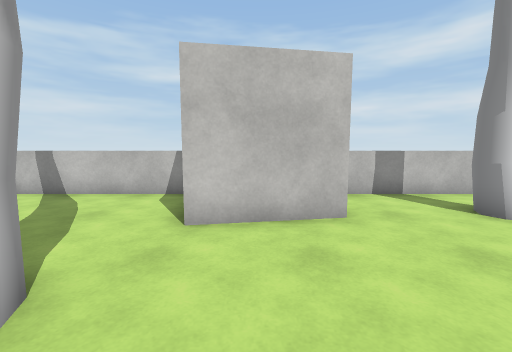
View 1 (above)

16 first-person views from a walk through a Unity game level. The camera is 1.3 m above the floor, tilts 6° down and sees 90° across. The floor is counted in squares, 1 m on a side. Each view is taken from the middle of a square. On the plan, view 1 faces up. The plan holds only what a view shows up to about 13 squares ahead; the rest is blank. The player character is not drawn. Some surface patterns are stand-ins.

View 2
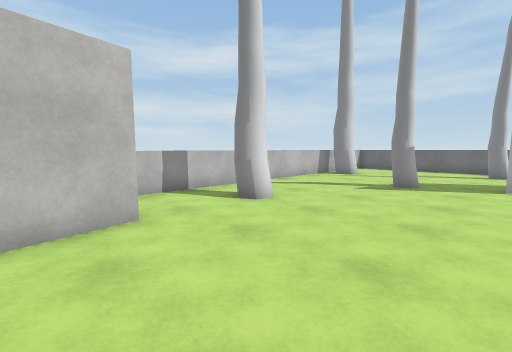

View 3
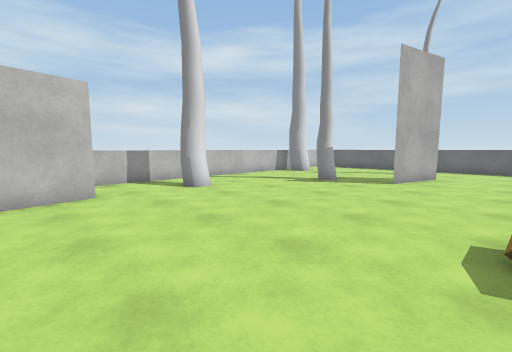

View 4
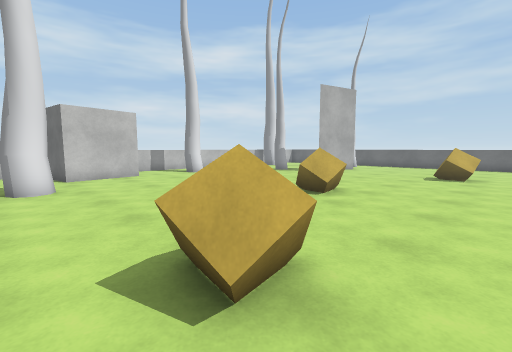

View 5
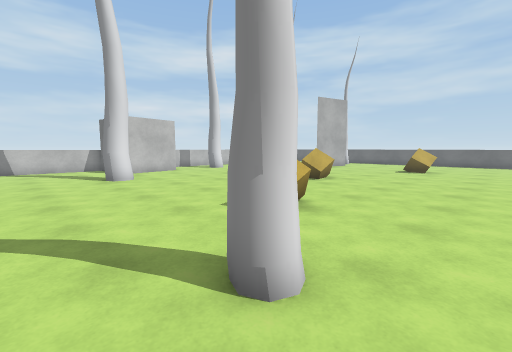

View 6
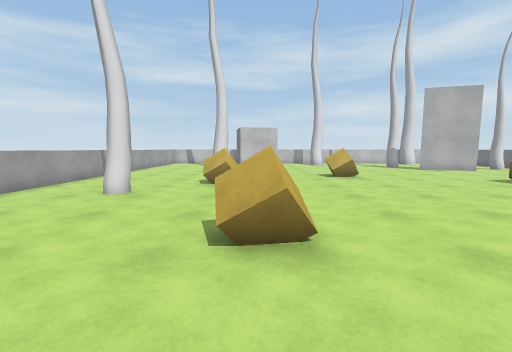

View 7
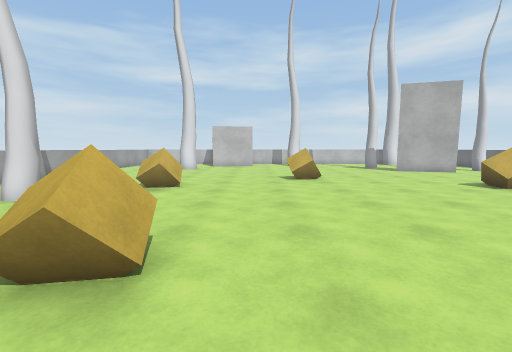

View 8
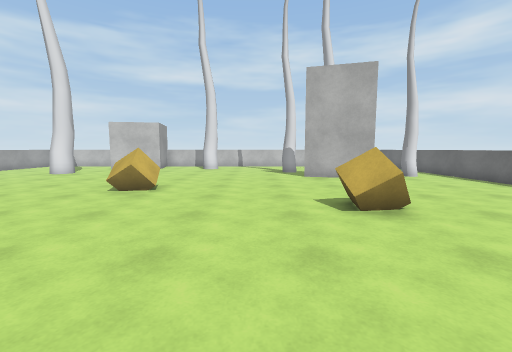

View 9
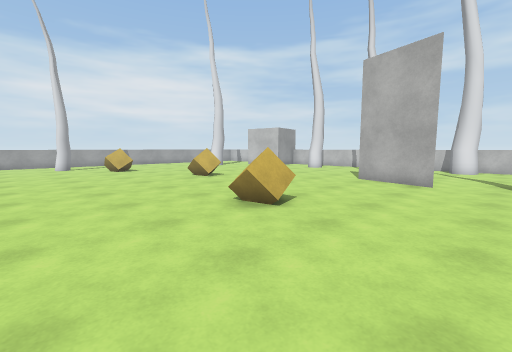

View 10
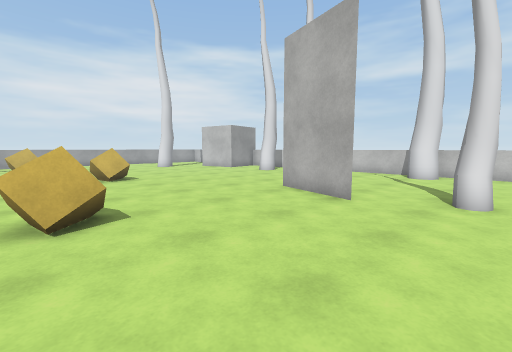

View 11
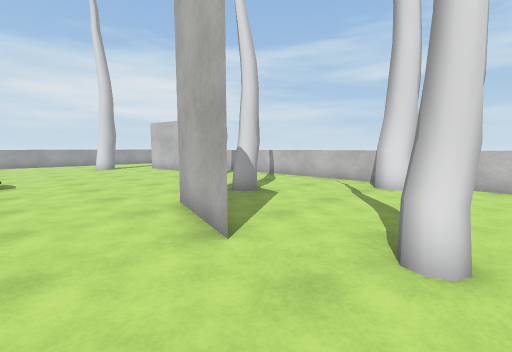

View 12
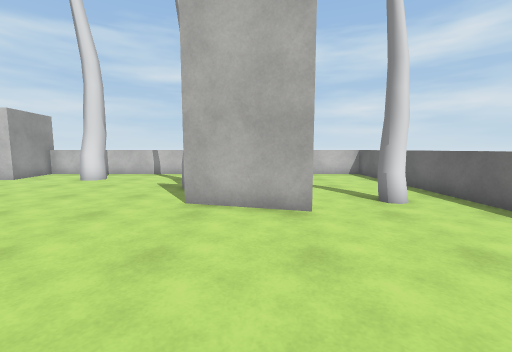

View 13
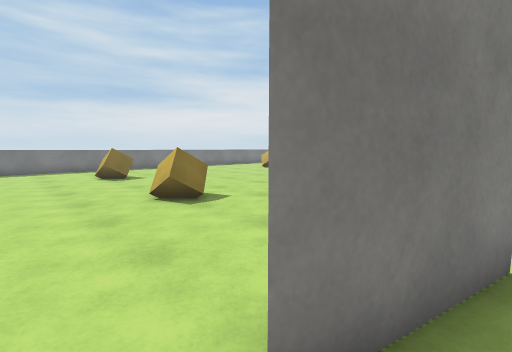

View 14
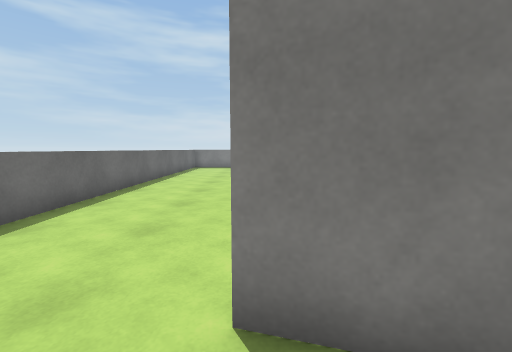

View 15
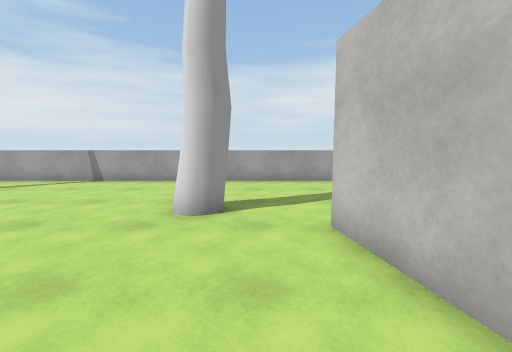

View 16
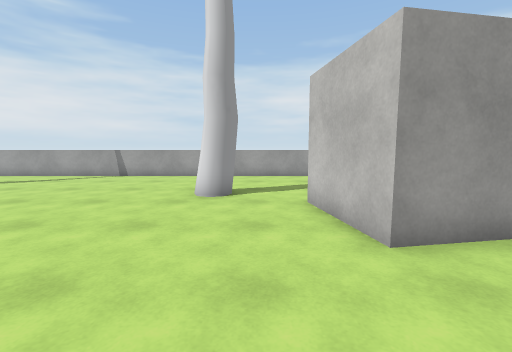

### Floor plan
Points are (right, up) in squares from view 1. A wall is a line through its corners. A room is listed if a view was taken in it or the views show most of it. See-through windows are left out.
Room 1 (views 1, 2, 3, 4, 5, 6, 7, 8, 9, 10, 11, 12, 13, 14, 15, 16)
walls: (13.3, -0.8) (10.3, 0.1) (13.2, -0.7); (1.3, 7.1) (1.7, 4.8) (-1.2, 4.3) (-1.5, 6); (17.4, -12) (17.4, 3.2); (12.9, -17.4) (14, -17.4); (-7.4, 0.4) (-7.4, -9.4); (-2, 7.4) (-7, 7.4); (17.4, 5.1) (17.4, 7.1); (-7.4, 6.1) (-7.4, 1.9); (16.1, 7.4) (2.2, 7.4)
objects: tree (-4, -9) to (-4, -8); tree (-3, 1) to (-3, 2); cube (-2, -6) to (-1, -6); cube (0, -13) to (0, -12); cube (4, -4) to (4, -3); tree (5, 5) to (5, 6); cube (10, -13) to (11, -12); cube (10, -7) to (11, -6); tree (10, 2) to (10, 3); tree (13, 6) to (14, 6); tree (15, 0) to (16, 1)

Where each view was taken, in squares from view 1:
view 1: 0 up, 0 right, facing up
view 2: 0 up, 0 right, facing up-right
view 3: 3 down, 0 right, facing up-right
view 4: 8 down, 3 left, facing up-right
view 5: 10 down, 6 left, facing up-right
view 6: 16 down, 0 right, facing up
view 7: 15 down, 2 right, facing up
view 8: 12 down, 8 right, facing up
view 9: 11 down, 15 right, facing up-left
view 10: 7 down, 16 right, facing up-left
view 11: 3 down, 16 right, facing up-left
view 12: 6 down, 12 right, facing up
view 13: 0 up, 14 right, facing down-left
view 14: 1 up, 13 right, facing down
view 15: 3 up, 3 right, facing left
view 16: 3 up, 5 right, facing left
